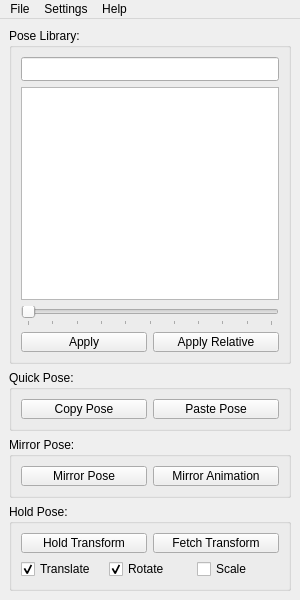
<?xml version="1.0" encoding="UTF-8"?>
<ui version="4.0">
 <class>MainWindow</class>
 <widget class="QMainWindow" name="MainWindow">
  <property name="geometry">
   <rect>
    <x>0</x>
    <y>0</y>
    <width>300</width>
    <height>600</height>
   </rect>
  </property>
  <property name="minimumSize">
   <size>
    <width>300</width>
    <height>400</height>
   </size>
  </property>
  <property name="windowTitle">
   <string>Ez Poser</string>
  </property>
  <widget class="QWidget" name="centralwidget">
   <layout class="QVBoxLayout" name="verticalLayout_2">
    <item>
     <widget class="QGroupBox" name="poseLibraryGroupBox">
      <property name="title">
       <string>Pose Library:</string>
      </property>
      <layout class="QVBoxLayout" name="verticalLayout_4">
       <item>
        <widget class="QLineEdit" name="pathLineEdit">
         <property name="minimumSize">
          <size>
           <width>0</width>
           <height>24</height>
          </size>
         </property>
         <property name="maximumSize">
          <size>
           <width>16777215</width>
           <height>24</height>
          </size>
         </property>
         <property name="toolTip">
          <string>Current working directory.</string>
         </property>
        </widget>
       </item>
       <item>
        <widget class="QListView" name="fileListView">
         <property name="contextMenuPolicy">
          <enum>Qt::CustomContextMenu</enum>
         </property>
         <property name="styleSheet">
          <string notr="true">QListView::item { height: 20px; }</string>
         </property>
         <property name="editTriggers">
          <set>QAbstractItemView::NoEditTriggers</set>
         </property>
         <property name="defaultDropAction">
          <enum>Qt::IgnoreAction</enum>
         </property>
         <property name="alternatingRowColors">
          <bool>true</bool>
         </property>
         <property name="selectionBehavior">
          <enum>QAbstractItemView::SelectRows</enum>
         </property>
         <property name="uniformItemSizes">
          <bool>true</bool>
         </property>
        </widget>
       </item>
       <item>
        <layout class="QGridLayout" name="loadLayout">
         <item row="2" column="0">
          <widget class="QPushButton" name="applyPosePushButton">
           <property name="minimumSize">
            <size>
             <width>0</width>
             <height>20</height>
            </size>
           </property>
           <property name="maximumSize">
            <size>
             <width>16777215</width>
             <height>20</height>
            </size>
           </property>
           <property name="toolTip">
            <string>Loads the selected pose/animation onto the active selection.</string>
           </property>
           <property name="text">
            <string>Apply</string>
           </property>
          </widget>
         </item>
         <item row="2" column="1">
          <widget class="QPushButton" name="applyRelativePushButton">
           <property name="minimumSize">
            <size>
             <width>0</width>
             <height>20</height>
            </size>
           </property>
           <property name="maximumSize">
            <size>
             <width>16777215</width>
             <height>20</height>
            </size>
           </property>
           <property name="toolTip">
            <string>Loads the selected pose/animation, relative, to the selected node.</string>
           </property>
           <property name="text">
            <string>Apply Relative</string>
           </property>
          </widget>
         </item>
         <item row="0" column="0" colspan="2">
          <widget class="QSlider" name="applyPoseSlider">
           <property name="maximum">
            <number>100</number>
           </property>
           <property name="orientation">
            <enum>Qt::Horizontal</enum>
           </property>
           <property name="invertedAppearance">
            <bool>false</bool>
           </property>
           <property name="tickPosition">
            <enum>QSlider::TicksBelow</enum>
           </property>
          </widget>
         </item>
        </layout>
       </item>
      </layout>
     </widget>
    </item>
    <item>
     <widget class="QGroupBox" name="quickPoseGroupBox">
      <property name="title">
       <string>Quick Pose:</string>
      </property>
      <layout class="QGridLayout" name="gridLayout">
       <item row="0" column="0">
        <widget class="QPushButton" name="copyPosePushButton">
         <property name="minimumSize">
          <size>
           <width>0</width>
           <height>20</height>
          </size>
         </property>
         <property name="maximumSize">
          <size>
           <width>16777215</width>
           <height>20</height>
          </size>
         </property>
         <property name="toolTip">
          <string>Copies a pose to the clipboard.</string>
         </property>
         <property name="text">
          <string>Copy Pose</string>
         </property>
        </widget>
       </item>
       <item row="0" column="1">
        <widget class="QPushButton" name="pastePosePushButton">
         <property name="minimumSize">
          <size>
           <width>0</width>
           <height>20</height>
          </size>
         </property>
         <property name="maximumSize">
          <size>
           <width>16777215</width>
           <height>20</height>
          </size>
         </property>
         <property name="toolTip">
          <string>Pastes the pose from the clipboard.</string>
         </property>
         <property name="text">
          <string>Paste Pose</string>
         </property>
        </widget>
       </item>
      </layout>
     </widget>
    </item>
    <item>
     <widget class="QGroupBox" name="mirrorPoseGroupBox">
      <property name="title">
       <string>Mirror Pose:</string>
      </property>
      <layout class="QGridLayout" name="mirrorPoseLayout">
       <item row="0" column="0">
        <widget class="QPushButton" name="mirrorPosePushButton">
         <property name="minimumSize">
          <size>
           <width>0</width>
           <height>20</height>
          </size>
         </property>
         <property name="maximumSize">
          <size>
           <width>16777215</width>
           <height>20</height>
          </size>
         </property>
         <property name="toolTip">
          <string>Mirrors the pose on the selected nodes.</string>
         </property>
         <property name="text">
          <string>Mirror Pose</string>
         </property>
        </widget>
       </item>
       <item row="0" column="1">
        <widget class="QPushButton" name="mirrorAnimationPushButton">
         <property name="minimumSize">
          <size>
           <width>0</width>
           <height>20</height>
          </size>
         </property>
         <property name="maximumSize">
          <size>
           <width>16777215</width>
           <height>20</height>
          </size>
         </property>
         <property name="toolTip">
          <string>Mirrors the animation on the selected nodes.</string>
         </property>
         <property name="text">
          <string>Mirror Animation</string>
         </property>
        </widget>
       </item>
      </layout>
     </widget>
    </item>
    <item>
     <widget class="QGroupBox" name="holdPoseGroupBox">
      <property name="title">
       <string>Hold Pose:</string>
      </property>
      <layout class="QGridLayout" name="holdPoseLayout">
       <item row="0" column="0">
        <widget class="QPushButton" name="holdTransformPushButton">
         <property name="minimumSize">
          <size>
           <width>0</width>
           <height>20</height>
          </size>
         </property>
         <property name="maximumSize">
          <size>
           <width>16777215</width>
           <height>20</height>
          </size>
         </property>
         <property name="toolTip">
          <string>Holds the selected transform from the selected node.</string>
         </property>
         <property name="text">
          <string>Hold Transform</string>
         </property>
        </widget>
       </item>
       <item row="0" column="1">
        <widget class="QPushButton" name="fetchTransformPushButton">
         <property name="minimumSize">
          <size>
           <width>0</width>
           <height>20</height>
          </size>
         </property>
         <property name="maximumSize">
          <size>
           <width>16777215</width>
           <height>20</height>
          </size>
         </property>
         <property name="toolTip">
          <string>Fetches the internal transform and applies it to the selected node.</string>
         </property>
         <property name="text">
          <string>Fetch Transform</string>
         </property>
        </widget>
       </item>
       <item row="1" column="0" colspan="2">
        <layout class="QHBoxLayout" name="transformLayout">
         <item>
          <widget class="QCheckBox" name="translateCheckBox">
           <property name="minimumSize">
            <size>
             <width>0</width>
             <height>20</height>
            </size>
           </property>
           <property name="maximumSize">
            <size>
             <width>16777215</width>
             <height>20</height>
            </size>
           </property>
           <property name="toolTip">
            <string>Include translation values.</string>
           </property>
           <property name="text">
            <string>Translate</string>
           </property>
           <property name="checked">
            <bool>true</bool>
           </property>
           <attribute name="buttonGroup">
            <string notr="true">transformButtonGroup</string>
           </attribute>
          </widget>
         </item>
         <item>
          <widget class="QCheckBox" name="rotateCheckBox">
           <property name="minimumSize">
            <size>
             <width>0</width>
             <height>20</height>
            </size>
           </property>
           <property name="maximumSize">
            <size>
             <width>16777215</width>
             <height>20</height>
            </size>
           </property>
           <property name="toolTip">
            <string>Include rotation values.</string>
           </property>
           <property name="text">
            <string>Rotate</string>
           </property>
           <property name="checked">
            <bool>true</bool>
           </property>
           <attribute name="buttonGroup">
            <string notr="true">transformButtonGroup</string>
           </attribute>
          </widget>
         </item>
         <item>
          <widget class="QCheckBox" name="scaleCheckBox">
           <property name="minimumSize">
            <size>
             <width>0</width>
             <height>20</height>
            </size>
           </property>
           <property name="maximumSize">
            <size>
             <width>16777215</width>
             <height>20</height>
            </size>
           </property>
           <property name="toolTip">
            <string>Include scale values.</string>
           </property>
           <property name="text">
            <string>Scale</string>
           </property>
           <attribute name="buttonGroup">
            <string notr="true">transformButtonGroup</string>
           </attribute>
          </widget>
         </item>
        </layout>
       </item>
      </layout>
     </widget>
    </item>
   </layout>
  </widget>
  <widget class="QMenuBar" name="mainMenuBar">
   <property name="geometry">
    <rect>
     <x>0</x>
     <y>0</y>
     <width>300</width>
     <height>21</height>
    </rect>
   </property>
   <widget class="QMenu" name="fileMenu">
    <property name="title">
     <string>File</string>
    </property>
    <addaction name="setProjectFolderAction"/>
   </widget>
   <widget class="QMenu" name="helpMenu">
    <property name="title">
     <string>Help</string>
    </property>
    <addaction name="usingEzPoseLibraryAction"/>
   </widget>
   <widget class="QMenu" name="settingsMenu">
    <property name="title">
     <string>Settings</string>
    </property>
    <addaction name="usePoseNamespaceAction"/>
    <addaction name="useSelectedNamespaceAction"/>
    <addaction name="useCurrentNamespaceAction"/>
    <addaction name="separator"/>
    <addaction name="changeControllerPatternsAction"/>
    <addaction name="changeResolutionOrderAction"/>
   </widget>
   <addaction name="fileMenu"/>
   <addaction name="settingsMenu"/>
   <addaction name="helpMenu"/>
  </widget>
  <action name="usingEzPoseLibraryAction">
   <property name="text">
    <string>Using Ez Pose Library</string>
   </property>
  </action>
  <action name="setProjectFolderAction">
   <property name="text">
    <string>Set Project Folder</string>
   </property>
  </action>
  <action name="changeResolutionOrderAction">
   <property name="text">
    <string>Change Resolution Order</string>
   </property>
  </action>
  <action name="changeControllerPatternsAction">
   <property name="text">
    <string>Change Controller Patterns</string>
   </property>
  </action>
  <actiongroup name="namespaceActionGroup">
   <action name="usePoseNamespaceAction">
    <property name="checkable">
     <bool>true</bool>
    </property>
    <property name="checked">
     <bool>true</bool>
    </property>
    <property name="text">
     <string>Use Pose Namespace</string>
    </property>
   </action>
   <action name="useSelectedNamespaceAction">
    <property name="checkable">
     <bool>true</bool>
    </property>
    <property name="checked">
     <bool>false</bool>
    </property>
    <property name="text">
     <string>Use Selected Namespace</string>
    </property>
   </action>
   <action name="useCurrentNamespaceAction">
    <property name="checkable">
     <bool>true</bool>
    </property>
    <property name="text">
     <string>Use Current Namespace</string>
    </property>
   </action>
   <property name="exclusive" stdset="0">
    <bool>true</bool>
   </property>
  </actiongroup>
 </widget>
 <resources/>
 <connections/>
 <buttongroups>
  <buttongroup name="transformButtonGroup">
   <property name="exclusive">
    <bool>false</bool>
   </property>
  </buttongroup>
 </buttongroups>
</ui>
